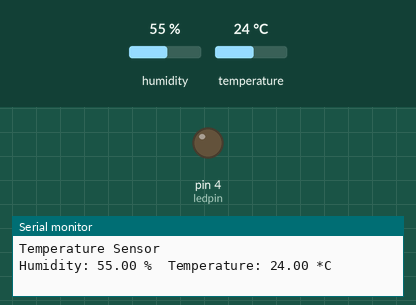
The sketch below on a simulated Arduino Uno, built with avr-gcc and run on an emulated ATmega328P. Shown: output pins drawn as LEDs (lit = HIGH), the last lines printed to the serial monitor. The test bench sets the inputs (shaded band); at power-on: temperature 24 °C, humidity 55 %.

Above: at 2.7 s.
2.8 s: temperature set to 29.3 °C
6.6 s: temperature set to 30.4 °C
At 8.8 s:
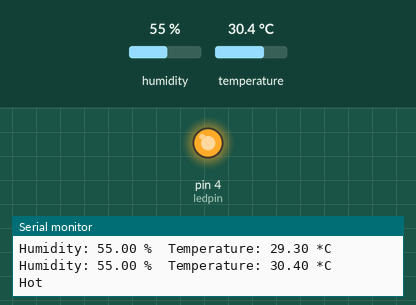
10.4 s: temperature set to 12 °C
At 11.3 s:
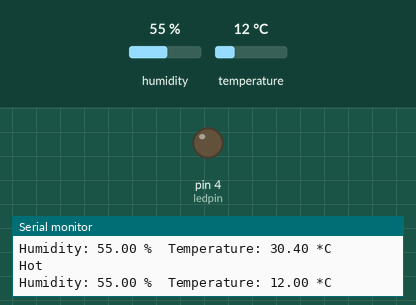
18.0 s: temperature set to 33 °C
At 20.2 s:
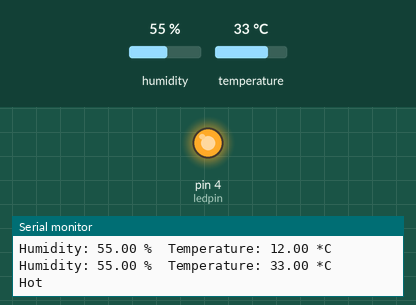
Timing chart, 0 to 21.7 s (numbered marks = the images above; inputs shaded):
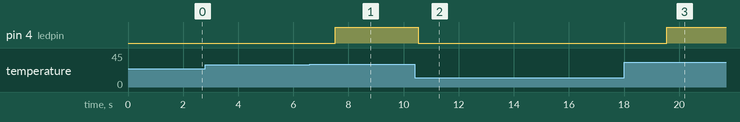

The sketch:

basicTempRead.ino
```cpp
//gnd->ground
//VCC->5v
//Sig->A0
//NC-> NOTHING, EMPTY, NO CURRENT
// humidity is [0]
// temperatur is [1]

#include "Grove_Temperature_And_Humidity_Sensor.h"
#define DHTTYPE DHT22
#define DHTPIN A0    // what pin we're connected to（DHT10 and DHT20 don't need define it）
#define ledpin 4
DHT dht(DHTPIN, DHTTYPE);
double humidity=0.0;
double temperature=0.0;

void setup() {
Serial.begin(9600);
delay(500);
Serial.println("Temperature Sensor");
delay(1000);
Wire.begin();
dht.begin();
pinMode(ledpin, OUTPUT);

}
void readTempSensor(float* data){
  float temp_hums[2] = {0};
int success=dht.readTempAndHumidity(temp_hums);

    if (!success) {
        Serial.print("Humidity: ");
        double humidity=temp_hums[0];
        Serial.print(humidity);
        Serial.print(" %\t");
        double temperature=temp_hums[1];
        Serial.print("Temperature: ");
        Serial.print(temperature);
        Serial.println(" *C");

        data[0] = humidity;
        data[1] = temperature;
    } else {
        Serial.println("Failed to get temprature and humidity value.");
    }
}


void loop() {
  // put your main code here, to run repeatedly:
    // Reading temperature or humidity takes about 250 milliseconds!
    // Sensor readings may also be up to 2 seconds 'old' (its a very slow sensor)
    float tempData[2] = {0};
    readTempSensor(tempData);


    // if (sizeof(temp_hums)>0) {
        double humidity=tempData[0];
        double temperature=tempData[1];
        if (temperature>=30){
          Serial.println("Hot");
          digitalWrite(ledpin, HIGH);

        }
        else{

          digitalWrite(ledpin, LOW);
        }


    delay(1500);
    //}
}
```

Measured:
- the behaviour switches between 29.9 and 30 °C on temperature (found by bisection; images 0 and 1)
- after the input at 6.6 s, pin 4 (ledpin): LOW → HIGH after 0.92 s
- after the input at 10.4 s, pin 4 (ledpin): HIGH → LOW after 0.13 s
- after the input at 18.0 s, pin 4 (ledpin): LOW → HIGH after 1.6 s
